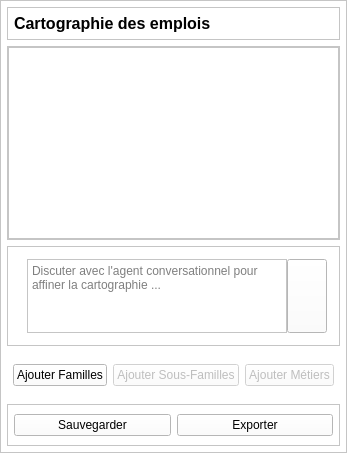
               <widget class="QFrame" name="frame_32">
                <property name="styleSheet">
                 <string notr="true">background-color: white;</string>
                </property>
                <property name="frameShape">
                 <enum>QFrame::Shape::StyledPanel</enum>
                </property>
                <property name="frameShadow">
                 <enum>QFrame::Shadow::Raised</enum>
                </property>
                <layout class="QVBoxLayout" name="verticalLayout_8">
                 <property name="spacing">
                  <number>6</number>
                 </property>
                 <property name="leftMargin">
                  <number>6</number>
                 </property>
                 <property name="topMargin">
                  <number>6</number>
                 </property>
                 <property name="rightMargin">
                  <number>6</number>
                 </property>
                 <property name="bottomMargin">
                  <number>6</number>
                 </property>
                 <item>
                  <widget class="QFrame" name="frame_69">
                   <property name="frameShape">
                    <enum>QFrame::Shape::StyledPanel</enum>
                   </property>
                   <property name="frameShadow">
                    <enum>QFrame::Shadow::Raised</enum>
                   </property>
                   <layout class="QVBoxLayout" name="verticalLayout_40">
                    <property name="spacing">
                     <number>6</number>
                    </property>
                    <property name="leftMargin">
                     <number>6</number>
                    </property>
                    <property name="topMargin">
                     <number>6</number>
                    </property>
                    <property name="rightMargin">
                     <number>6</number>
                    </property>
                    <property name="bottomMargin">
                     <number>6</number>
                    </property>
                    <item>
                     <widget class="QLabel" name="hierarchy_header_3">
                      <property name="font">
                       <font>
                        <pointsize>12</pointsize>
                        <bold>true</bold>
                       </font>
                      </property>
                      <property name="text">
                       <string>Cartographie des emplois</string>
                      </property>
                     </widget>
                    </item>
                   </layout>
                  </widget>
                 </item>
                 <item>
                  <widget class="QFrame" name="frame_70">
                   <property name="frameShape">
                    <enum>QFrame::Shape::StyledPanel</enum>
                   </property>
                   <property name="frameShadow">
                    <enum>QFrame::Shadow::Raised</enum>
                   </property>
                   <layout class="QVBoxLayout" name="verticalLayout_41">
                    <property name="spacing">
                     <number>0</number>
                    </property>
                    <property name="leftMargin">
                     <number>0</number>
                    </property>
                    <property name="topMargin">
                     <number>0</number>
                    </property>
                    <property name="rightMargin">
                     <number>0</number>
                    </property>
                    <property name="bottomMargin">
                     <number>0</number>
                    </property>
                    <item>
                     <widget class="QTreeWidget" name="tree_cartographie_metiers_3">
                      <property name="frameShape">
                       <enum>QFrame::Shape::StyledPanel</enum>
                      </property>
                      <property name="tabKeyNavigation">
                       <bool>true</bool>
                      </property>
                      <property name="dragEnabled">
                       <bool>true</bool>
                      </property>
                      <property name="dragDropOverwriteMode">
                       <bool>true</bool>
                      </property>
                      <property name="dragDropMode">
                       <enum>QAbstractItemView::DragDropMode::DragDrop</enum>
                      </property>
                      <property name="animated">
                       <bool>true</bool>
                      </property>
                      <property name="columnCount">
                       <number>1</number>
                      </property>
                      <attribute name="headerVisible">
                       <bool>false</bool>
                      </attribute>
                      <column>
                       <property name="text">
                        <string>1</string>
                       </property>
                      </column>
                     </widget>
                    </item>
                   </layout>
                  </widget>
                 </item>
                 <item>
                  <widget class="QFrame" name="frame_12">
                   <property name="maximumSize">
                    <size>
                     <width>16777215</width>
                     <height>100</height>
                    </size>
                   </property>
                   <property name="frameShape">
                    <enum>QFrame::Shape::StyledPanel</enum>
                   </property>
                   <property name="frameShadow">
                    <enum>QFrame::Shadow::Raised</enum>
                   </property>
                   <layout class="QHBoxLayout" name="horizontalLayout_28">
                    <property name="spacing">
                     <number>0</number>
                    </property>
                    <property name="leftMargin">
                     <number>12</number>
                    </property>
                    <property name="topMargin">
                     <number>12</number>
                    </property>
                    <property name="rightMargin">
                     <number>12</number>
                    </property>
                    <property name="bottomMargin">
                     <number>12</number>
                    </property>
                    <item>
                     <widget class="QLabel" name="label_zone_ia_5">
                      <property name="maximumSize">
                       <size>
                        <width>30</width>
                        <height>30</height>
                       </size>
                      </property>
                      <property name="text">
                       <string/>
                      </property>
                      <property name="pixmap">
                       <pixmap resource="../resources/icon/resources.qrc">:/icon/generative.ico</pixmap>
                      </property>
                      <property name="scaledContents">
                       <bool>true</bool>
                      </property>
                     </widget>
                    </item>
                    <item>
                     <widget class="QTextEdit" name="input_zone_tchat_carto_emplois_3">
                      <property name="maximumSize">
                       <size>
                        <width>16777215</width>
                        <height>80</height>
                       </size>
                      </property>
                      <property name="placeholderText">
                       <string>Discuter avec l'agent conversationnel pour affiner la cartographie ...</string>
                      </property>
                     </widget>
                    </item>
                    <item>
                     <widget class="QPushButton" name="btn_envoyer_ia_carto_emplois_3">
                      <property name="sizePolicy">
                       <sizepolicy hsizetype="Minimum" vsizetype="Expanding">
                        <horstretch>0</horstretch>
                        <verstretch>0</verstretch>
                       </sizepolicy>
                      </property>
                      <property name="text">
                       <string/>
                      </property>
                      <property name="icon">
                       <iconset resource="../resources/icon/resources.qrc">
                        <normaloff>:/icon/send.ico</normaloff>:/icon/send.ico</iconset>
                      </property>
                     </widget>
                    </item>
                   </layout>
                  </widget>
                 </item>
                 <item>
                  <layout class="QHBoxLayout" name="horizontalLayout_34">
                   <property name="spacing">
                    <number>6</number>
                   </property>
                   <property name="leftMargin">
                    <number>6</number>
                   </property>
                   <property name="topMargin">
                    <number>12</number>
                   </property>
                   <property name="rightMargin">
                    <number>6</number>
                   </property>
                   <property name="bottomMargin">
                    <number>12</number>
                   </property>
                   <item>
                    <widget class="QPushButton" name="btn_ajouter_familles_3">
                     <property name="text">
                      <string>Ajouter Familles</string>
                     </property>
                     <property name="icon">
                      <iconset resource="../resources/icon/resources.qrc">
                       <normaloff>:/icon/add.ico</normaloff>:/icon/add.ico</iconset>
                     </property>
                    </widget>
                   </item>
                   <item>
                    <widget class="QPushButton" name="btn_ajouter_sous_familles_3">
                     <property name="enabled">
                      <bool>false</bool>
                     </property>
                     <property name="text">
                      <string>Ajouter Sous-Familles</string>
                     </property>
                     <property name="icon">
                      <iconset resource="../resources/icon/resources.qrc">
                       <normaloff>:/icon/add.ico</normaloff>:/icon/add.ico</iconset>
                     </property>
                    </widget>
                   </item>
                   <item>
                    <widget class="QPushButton" name="btn_ajouter_metier_3">
                     <property name="enabled">
                      <bool>false</bool>
                     </property>
                     <property name="text">
                      <string>Ajouter Métiers</string>
                     </property>
                     <property name="icon">
                      <iconset resource="../resources/icon/resources.qrc">
                       <normaloff>:/icon/add.ico</normaloff>:/icon/add.ico</iconset>
                     </property>
                    </widget>
                   </item>
                  </layout>
                 </item>
                 <item>
                  <widget class="QFrame" name="frame_71">
                   <property name="frameShape">
                    <enum>QFrame::Shape::StyledPanel</enum>
                   </property>
                   <property name="frameShadow">
                    <enum>QFrame::Shadow::Raised</enum>
                   </property>
                   <layout class="QHBoxLayout" name="horizontalLayout_3">
                    <property name="leftMargin">
                     <number>6</number>
                    </property>
                    <property name="rightMargin">
                     <number>6</number>
                    </property>
                    <item>
                     <widget class="QPushButton" name="btn_sauvegarder_cartographie_3">
                      <property name="text">
                       <string>Sauvegarder</string>
                      </property>
                      <property name="icon">
                       <iconset resource="../resources/icon/resources.qrc">
                        <normaloff>:/icon/save.ico</normaloff>:/icon/save.ico</iconset>
                      </property>
                     </widget>
                    </item>
                    <item>
                     <widget class="QPushButton" name="btn_exporter_cartographie_3">
                      <property name="font">
                       <font>
                        <family>.AppleSystemUIFont</family>
                       </font>
                      </property>
                      <property name="text">
                       <string>Exporter</string>
                      </property>
                      <property name="icon">
                       <iconset resource="../resources/icon/resources.qrc">
                        <normaloff>:/icon/import-svgrepo-com 14.22.36.svg</normaloff>:/icon/import-svgrepo-com 14.22.36.svg</iconset>
                      </property>
                     </widget>
                    </item>
                   </layout>
                  </widget>
                 </item>
                </layout>
               </widget>
